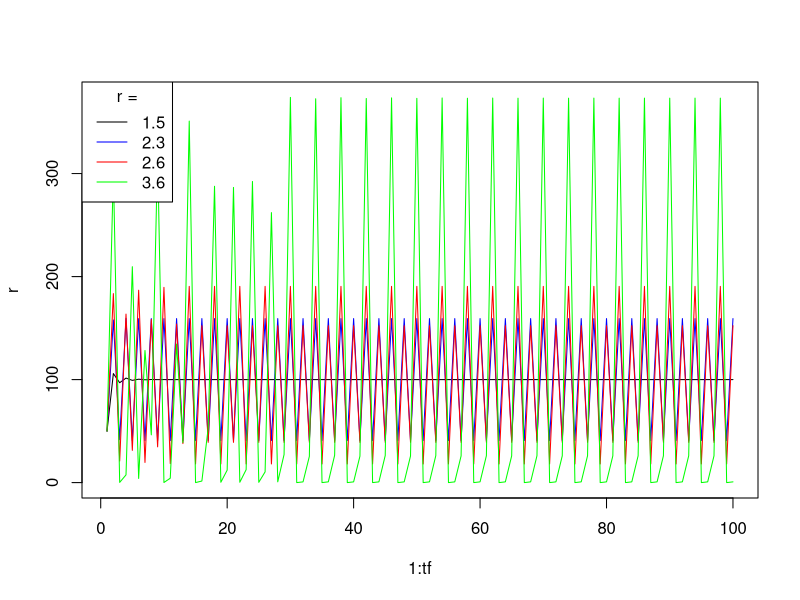

R code for this plot: (Note: this script raises an error after producing the figure.)
# Assignment 1
# (N_t+1=N_t*exp(r*(1-N_t/K)))

RickRoll <- function(nt, r, k){
  nt1 <- nt*exp(r*(1-nt/k))
  return(nt1)
}

k <- 100
n0 <- 50
tf <- 100

vr <- c(1.5,2.3,2.6,3.6)
Nvr <- length(vr)
r <- matrix(NA,nrow=tf,ncol=Nvr)
str(r)
r[1,] <- rep(n0,Nvr)
for(t in 1:(tf-1)){
  r[t+1,] <- RickRoll(r[t,],r=vr,k=k)
}

matplot(1:tf,r,type = "l",col = c("black","blue","red","green"),lty = rep(1.4))
legend("topleft", title = "r =", col = c("black","blue","red","green"),legend=c("1.5","2.3","2.6","3.6"),lty = rep(1,4))

## round 2

rm(n)
rm(r)
rm(t)

k <- 100
n0 <- 50
tf <- 500

vr <- seq(from=1.5,to=3.6,by=0.001)
Nvr <- length(vr)
r <- matrix(NA,nrow=tf,ncol=Nvr)
str(r)
r[1,] <- rep(n0,Nvr)
for(t in 1:(tf-1)){
  r[t+1,] <- RickRoll(r[t,],r=vr,k=k)
}

#matplot(vr,r[(tf-40):tf,],type = "p",col = rep("black",Nvr),pch = rep(20,Nvr))

####

rm(n)
Tf=1000

# a vector to store the values in and the initial densities
lyap=numeric(Nvr)
n=n0

for(t in 1:Tf){
  n=f(r,n) # updating the n values for all the r values
  lyap=lyap+log(abs(fp(vr,n))) # summing up all the logs of absolute values of derivatives
}
#lyap
lyap=lyap/Tf

#####





str(r)
r2 <- r[(tf-79):tf,]
str(r2)
plot(vr,r2[1,], pch=".", xlab="r", ylab="pop size")
for(i in 2:80) points(vr,r2[i,],pch=".")
par(new=T)
plot(vr,lyap,type="l",col="red",axes=F,xlab=NA,ylab=NA)
axis(side=4)
mtext(side=4,line=3,"Lyapunov Exponent")












lines(vr,lyap,type="l", col="red")

rm(n)
Tf=1000

# a vector to store the values in and the initial densities
lyap=numeric(Nvr)
n=n0

for(t in 1:Tf){
  n=f(r,n) # updating the n values for all the r values
  lyap=lyap+log(abs(fp(vr,n))) # summing up all the logs of absolute values of derivatives
}
lyap
lyap=lyap/Tf

plot(vr,lyap,type="l",col="red")
abline(h=0,lty=2)
